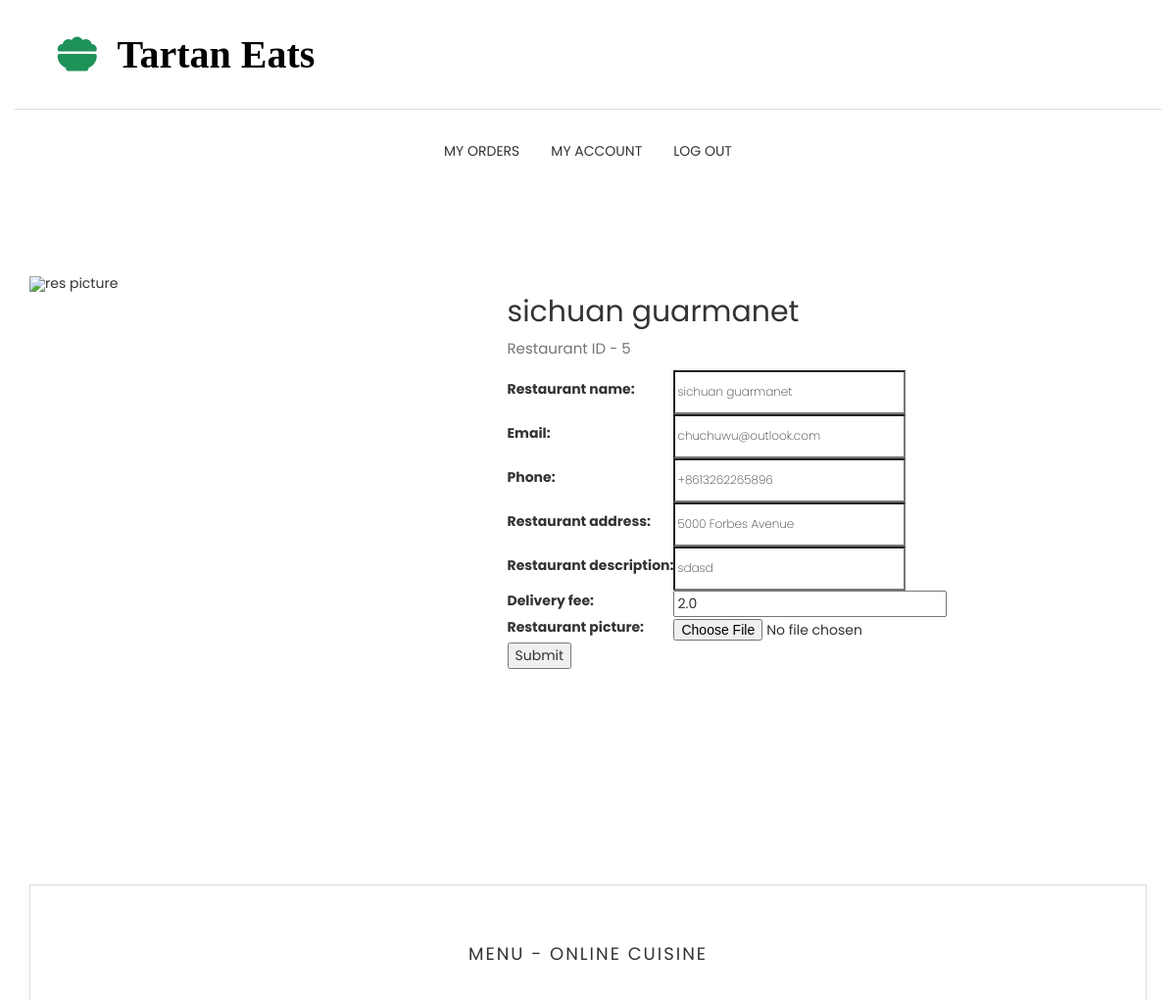
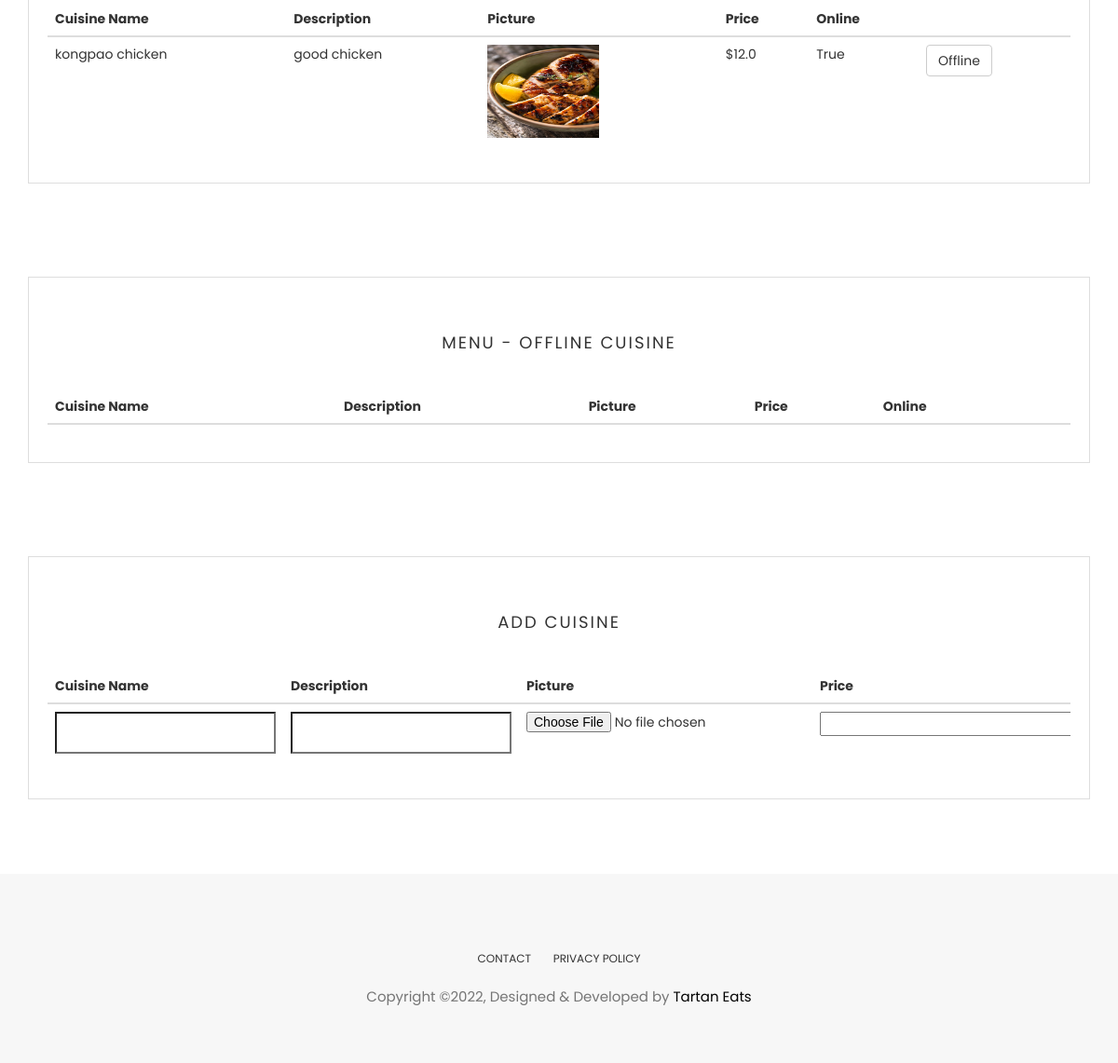
/restaurant-home (signed in), run on the app's committed database (2 pictures, top to bottom).
### tartan_eats/models.py (models this page shows, shortened)
class Restaurant(models.Model):
    user = models.OneToOneField(User, on_delete=models.CASCADE, primary_key=True)
    restaurant_name = models.CharField(max_length=200)
    email = models.CharField(max_length=200)
    phone = PhoneNumberField(null=False, blank=False)
    restaurant_address = models.CharField(max_length=500)
    restaurant_description = models.CharField(max_length=2000)
    delivery_fee = models.FloatField(null=True, blank=True, default=None)
    restaurant_picture = models.FileField(blank=True)
    content_type = models.CharField(max_length=200, default="image/jpeg")

class Cuisine(models.Model):
    restaurant = models.ForeignKey(Restaurant, default=None, on_delete=models.PROTECT)
    cuisine_name = models.CharField(max_length=200)
    cuisine_description = models.CharField(max_length=2000)
    price = models.FloatField(null=True, blank=True, default=None)
    cuisine_picture = models.FileField(blank=True)
    content_type = models.CharField(max_length=200, default="image/jpeg")
    online = models.BooleanField(default=True)

### tartan_eats/views.py (the view, shortened to what this page needs)
# urls.py: path('restaurant-home', views.restaurant_home, name="restaurant-home"),
@login_required
def restaurant_home(request, cuisine_id=None):
    context = {
        'restaurant': request.user.restaurant,
        'profile_form': RestaurantEditForm(initial={
            'restaurant_name': request.user.restaurant.restaurant_name,
            'restaurant_address': request.user.restaurant.restaurant_address,
            'restaurant_description': request.user.restaurant.restaurant_description,
            'delivery_fee': request.user.restaurant.delivery_fee,
            'phone': request.user.restaurant.phone,
            'email': request.user.restaurant.email,
            'restaurant_picture': request.user.restaurant.restaurant_picture
        }),
        'cuisine_form': CuisineForm({
            'cuisine_name': "",
            'cuisine_description': "",
            'cuisine_picture': "",
            'price': ""
        }),
        'cuisine_list': Cuisine.objects.filter(restaurant=request.user.restaurant, online=True).all(),
        'offline_cuisine_list': Cuisine.objects.filter(restaurant=request.user.restaurant,
                                                       online=False).all()
    }
    if request.method == 'GET':
        return render(request, 'tartan_eats/restaurant-profile.html', context)

### tartan_eats/forms.py (shortened to what this page needs)
class RestaurantEditForm(forms.ModelForm):
    class Meta:
        model = Restaurant
        fields = ['restaurant_name', 'email', 'phone', 'restaurant_address',
                  'restaurant_description', 'delivery_fee', 'restaurant_picture']
        widgets = {
            'email': forms.EmailInput(),
            'restaurant_picture': forms.FileInput(attrs={
                'id': 'id_profile_picture',
            })
        }

class CuisineForm(forms.ModelForm):
    def __init__(self, *args, **kwargs):
        super().__init__(*args, **kwargs)
        self.fields['cuisine_name'].required = True
        self.fields['cuisine_description'].required = True
        self.fields['price'].required = True
    class Meta:
        model = Cuisine
        fields = ('cuisine_name', 'cuisine_description', 'cuisine_picture', 'price')
        widgets = {
            'cuisine_picture': forms.FileInput(attrs={
                'id': 'id_cuisine_picture',
            }),
        }

### tartan_eats/templates/tartan_eats/restaurant-profile.html (shortened to what this page needs)
{% extends "tartan_eats/base.html" %}
{% block navbar %}
    <li>
        <a href="{% url 'order-list' %}">My Orders</a>
    </li>
    <li>
        <a href="{% url 'restaurant-home' %}">My Account</a>
    </li>
{% endblock %}
{% block content %}
<section class="single-product">
    <div class="container">
        <div class="row mt-20">
            <div class="col-md-5">
                <div class="single-product-slider">
                    <div id='carousel-custom' class='carousel slide' data-ride='carousel'>
                        <div class='carousel-outer'>
                            <div class='carousel-inner '>
                                <div class='item active'>
                                    {% load static %}
                                    {% if not restaurant.restaurant_picture %}
                                        <img src="{% static 'images/restaurant-default.jpeg' %}" alt='no picture available'/>
                                    {% else %}
                                        <img src="{% url 'res-photo' user.id "restaurant" %}" alt="res picture">
                                     {% endif %}
                                </div>
                            </div>
                        </div>
                    </div>
                </div>
            </div>
            <div class="col-md-7">
                <div class="single-product-details">
                    <h2 id="res-name">{{restaurant.restaurant_name}}</h2>
                    <p class="product-price">Restaurant ID - {{ request.user.id }}</p>
                    <form action="{% url 'restaurant-home' %}" method="POST" enctype="multipart/form-data">
                        <table>
                            {{ profile_form }}
                        </table>
                        <button type="submit" name="profile_button">Submit</button>
                    </form>
                </div>
            </div>
        </div>
    </div>
</section>
<section class="products related-products section">
    <div class="container">
        <div class="row">
            <section class="user-dashboard page-wrapper">
                <div class="col-md-12">
                    <div class="dashboard-wrapper user-dashboard">
                        <div class="table-responsive">
                            <div class="title text-center">
                                <h2>Menu - Online Cuisine</h2>
                            </div>
                            <table class="table">
                                <thead>
                                <tr>
                                    <th>Cuisine Name</th>
                                    <th>Description</th>
                                    <th>Picture</th>
                                    <th>Price</th>
                                    <th>Online</th>
                                    <th></th>
                                </tr>
                                </thead>
                                <tbody>
                                {% for cuisine in cuisine_list %}
                                    <tr>
                                        <td>{{ cuisine.cuisine_name }}</td>
                                        <td>{{ cuisine.cuisine_description }}</td>
                                        <td>
                                            {% load static %}
                                            {% if not cuisine.cuisine_picture %}
                                                <img src="{% static 'images/cuisine-default.jpeg' %}" alt='no picture available'  height="100" width="120"/>
                                            {% else %}
                                                <img src="{% url 'res-photo' cuisine.id "cuisine" %}" alt="res
                                                         picture" height="100" width="120">
                                            {% endif %}
                                        </td>
                                        <td>${{ cuisine.price }}</td>
                                        <td>{{ cuisine.online }}</td>
                                        <td>
                                            <form enctype="multipart/form-data" action=
                                                    "{% url 'restaurant-home' cuisine.id %} "
                                                  method="post">
                                                <button type="submit" class="btn
                                                            btn-default" name="offline_button">Offline</button>
                                            </form>
                                        </td>
                                    </tr>
                                {%  endfor %}
                                </tbody>
                            </table>
                        </div>
                    </div>
                </div>
            </section>
        </div>
        <div class="row">
            <section class="user-dashboard page-wrapper">
                <div class="col-md-12">
                    <div class="dashboard-wrapper user-dashboard">
                        <div class="table-responsive">
                            <div class="title text-center">
                                <h2>Menu - Offline Cuisine</h2>
                            </div>
                            <table class="table">
                                <thead>
                                <tr>
                                    <th>Cuisine Name</th>
                                    <th>Description</th>
                                    <th>Picture</th>
                                    <th>Price</th>
                                    <th>Online</th>
                                    <th></th>
                                </tr>
                                </thead>
                                {% for cuisine in offline_cuisine_list %}
                                            {% load static %}
                                {%  endfor %}
                            </table>
                        </div>
                    </div>
                </div>
            </section>
        </div>
    </div>
    <div class="container">
        <div class="row">
            <section class="user-dashboard page-wrapper">
                <div class="col-md-12">
                    <div class="dashboard-wrapper user-dashboard">
                        <div class="table-responsive">
                            <div class="title text-center">
                                <h2>Add Cuisine</h2>
                            </div>
                            <table class="table">
                                <thead>
                                <tr>
                                    <th>Cuisine Name</th>
                                    <th>Description</th>
                                    <th>Picture</th>
                                    <th>Price</th>
                                </tr>
                                </thead>
                                <tbody>
                                <tr>
                                    <form method="post" action="{% url 'restaurant-home' %}" enctype="multipart/form-data">
                                        {% for field in cuisine_form.visible_fields %}
                                            <td class="add-cusine-content">{{field}}</td>
                                        {% endfor %}
                                    </form>
                                </tr>
                                </tbody>
                            </table>
                        </div>
                    </div>
                </div>
            </section>
        </div>
    </div>
</section>
{% endblock %}

### tartan_eats/static/css/style.css (style rules this page uses)
body { line-height: 1.5; font-family: "Poppins", sans-serif; -webkit-font-smoothing: antialiased; }
p { font-family: "Poppins", sans-serif; color: #757575; font-size: 15px; }
h1, h2, h3, h4, h5, h6 { font-family: "Poppins", sans-serif; }
h1, h2, h3, h4, h5, h6 { font-weight: 400; }
a, a:focus, a:hover { text-decoration: none; outline: 0; color: #000; }
input[type="email"], input[type="password"], input[type="text"], input[type="tel"] { border-radius: 0; box-shadow: none; height: 45px; outline: none; font-weight: 200; font-size: 12px; }
.mt-20 { margin-top: 20px; }
.section { padding: 80px 0; }
.title { padding: 20px 0 30px; }
.title h2 { font-size: 18px; text-align: center; text-transform: uppercase; letter-spacing: 2px; }
.page-wrapper { padding: 70px 0; }
.navigation .navbar-nav > li { position: static; }
.navigation .navbar-nav > li > a { color: #333; font-size: 14px; padding: 20px 15px; text-transform: uppercase; transition: .2s ease-in-out 0s; border: 1px solid transparent; }
.single-product { padding: 60px 0 40px; }
.dashboard-wrapper { border: 1px solid #dedede; margin-top: 30px; padding: 20px; }
.dashboard-wrapper h2 { font-size: 18px; }

### data on the page
Restaurant: restaurant_name "sichuan guarmanet", email "chuchuwu@outlook.com", phone "+8613262265896", restaurant_address "5000 Forbes Avenue", restaurant_description "sdasd", delivery_fee "2.0"
Cuisine: cuisine_name "kongpao chicken", cuisine_description "good chicken", price "12.0", online "True"

### other printed values
{{ request.user.id }} "5"
